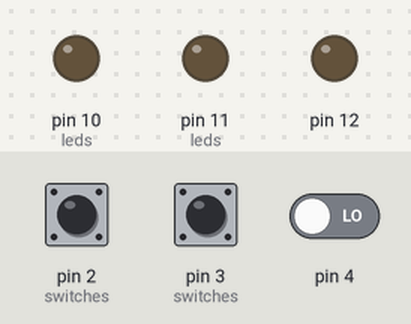
The sketch below on a simulated Arduino Uno, built with avr-gcc and run on an emulated ATmega328P. On the bench: output pins drawn as LEDs (lit = HIGH). Dashed ring = blinking. The test bench sets the inputs (shaded band); at power-on: pin 4 LOW, pin 2 (switches) HIGH, pin 3 (switches) HIGH.

Above: at 6.0 s.
6.1 s: pin 4 driven HIGH
At 6.25 s:
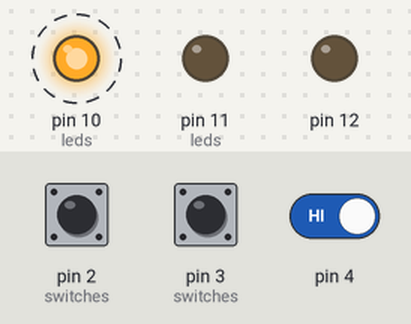
At 8.85 s:
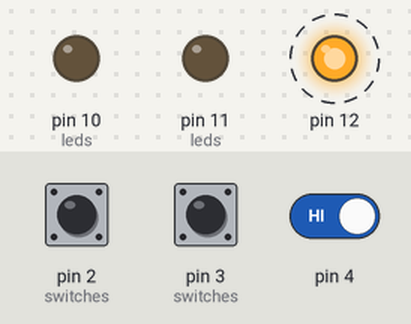
9.6 s: pin 4 driven LOW
At 11.45 s:
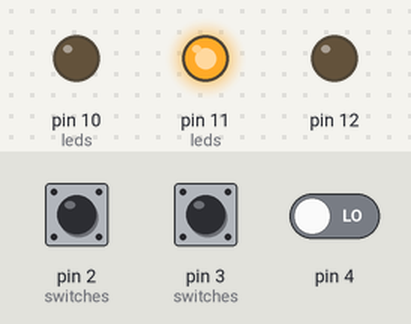
Timing chart, 0 to 19.1 s (numbered marks = the images above; inputs shaded):
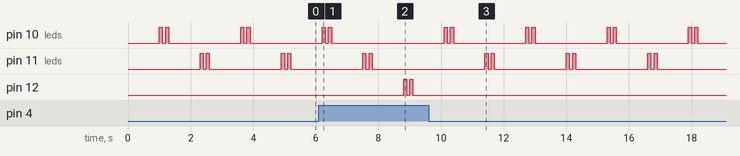

The sketch:

multilights.ino
```cpp
enum LED : int {LED1 = 10, LED2 = 11, LED3 = 12};
enum Switch : int {SWITCH1 = 2, SWITCH2 = 3, SWITCH3 = 4};

LED leds[3] = {LED1, LED2, LED3};
Switch switches[3] = {SWITCH1, SWITCH2, SWITCH3};

void setup() {
	for(int i = 0; i < 3; ++i)
	{
		pinMode(leds[i], OUTPUT);
		pinMode(switches[i], INPUT);
	}
}

void loop() {
	for(int i = 0; i < 3; ++i)
	{
		flashLED(leds[i], switches[i]);
	}
}

void flashLED(LED led, Switch pin)
{
	if(digitalRead(pin))
	{
		digitalWrite(led, LOW);
        delay(1000);
        digitalWrite(led, HIGH);
        delay(100);
        digitalWrite(led, LOW);
        delay(100);
        digitalWrite(led, HIGH);
        delay(100);
        digitalWrite(led, LOW);
	}
	else
	{
		digitalWrite(led, LOW);
	}
}
```

Measured:
- after the input at 6.1 s, pin 10 (leds): goes on until 6.5 s, then stays LOW; pin 12: alternates HIGH for 0.10 s and LOW for 0.10 s, 4 changes in all, then stays LOW, starting after 2.7 s
- after the input at 9.6 s, pin 12: stops changing and stays LOW
- by itself, pin 11 (leds): repeats every 2.6 s: LOW 0.10 s, HIGH 0.10 s, LOW 2.3 s, HIGH 0.10 s
